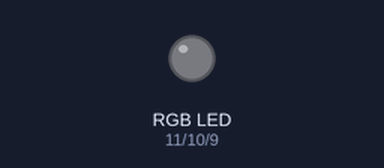
A sketch run on a simulated Arduino Uno, built with avr-gcc and run on an emulated ATmega328P. Shown: an RGB LED mixed from three pins (HIGH = lit).

Above: at 0.5 s.
At 1.5 s:
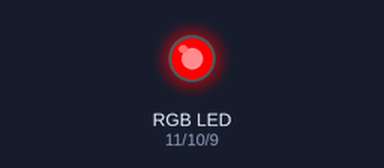
At 2.5 s:
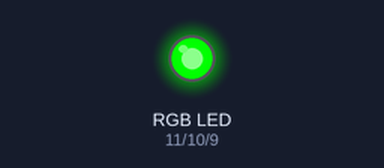
At 3.5 s:
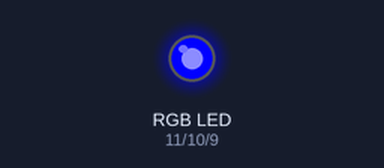
Timing chart, 0 to 5.2 s (numbered marks = the images above):
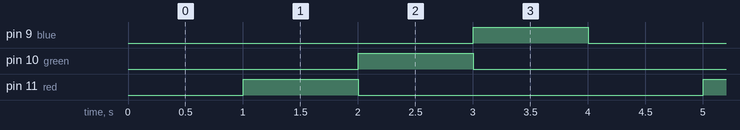

Measured:
- by itself, pin 9 (blue), pin 10 (green), pin 11 (red): alternates HIGH for 1.0 s and LOW for 3.0 s
- by itself, everything shown: repeats every 4.0 s, in 4 steps

The sketch:

RGB_led.ino
```cpp
int red=11;
int green=10;
int blue=9;
//RGB led에서 가장 긴 다리가 GND
//GND에서 하나짜리가 R, 그 옆으로 순서대로 G, B

void setup() {
  pinMode(red, OUTPUT);
  pinMode(green, OUTPUT);
  pinMode(blue, OUTPUT);
}

void loop() {
  analogWrite(red,0);
  analogWrite(green,0);
  analogWrite(blue,0);
  delay(1000);

  analogWrite(red,255);
  analogWrite(green,0);
  analogWrite(blue,0);
  delay(1000);

  analogWrite(red,0);
  analogWrite(green,255);
  analogWrite(blue,0);
  delay(1000);

  analogWrite(red,0);
  analogWrite(green,0);
  analogWrite(blue,255);
  delay(1000);
}
```
